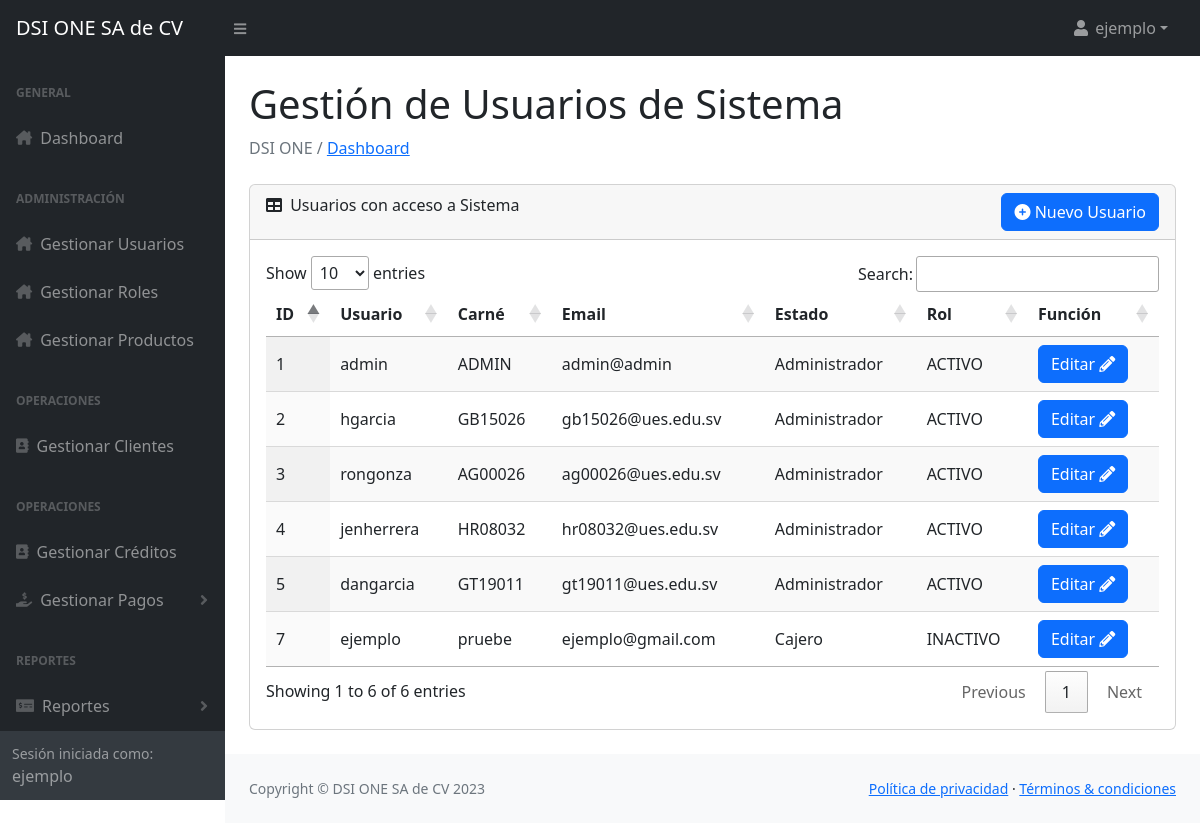
/Vista/admin_usuarios.php (signed in), run on the app's committed database.
### tables this page shows
CREATE TABLE `usuarios_dsi` (
  `id` int(11) NOT NULL,
  `username` varchar(15) NOT NULL,
  `password` varchar(25) NOT NULL,
  `carne` varchar(10) NOT NULL,
  `email` varchar(25) NOT NULL,
  `codigo_recuperacion` varchar(6) DEFAULT NULL,
  `estado` enum('ACTIVO','INACTIVO') NOT NULL DEFAULT 'ACTIVO',
  `rol` varchar(255) NOT NULL
);

### Vista/admin_usuarios.php (the view, shortened to what this page needs)
<?php include '../Controlador/sesion.php';
?>
<head>
    <?php include '../Modelo/o_head.php'; ?>
</head>
<body class="sb-nav-fixed">
    <?php include '../Modelo/o_menu.php'; ?>
    <div id="layoutSidenav_content">
        <main>
            <div class="container-fluid px-4">
                <h1 class="mt-4">Gestión de Usuarios de Sistema</h1>
                <ol class="breadcrumb mb-4">
                    <li class="breadcrumb-item active"> DSI ONE / <a href="../Vista/home.php"> Dashboard </a></li>
                </ol>
                <div class="card mb-4">
                    <div class="card-header">
                        <i class="fas fa-table me-1"></i>
                        Usuarios con acceso a Sistema
                        <div style="float: right;">
                            <button class="btn btn-primary" data-bs-toggle="modal" data-bs-target="#addUsuarioModal"><i class="fa-solid fa-circle-plus"></i> Nuevo Usuario</button>
                        </div>
                    </div>
                    <div class="card-body">
                        <table id="datatablesSimple" class="display">
                            <thead>
                                <tr>
                                    <th>ID</th>
                                    <th>Usuario</th>
                                    <th>Carné</th>
                                    <th>Email</th>
                                    <th>Estado</th>
                                    <th>Rol</th>
                                    <th>Función</th>
                                </tr>
                            </thead>
                            <tbody>
                                <?php
                                $query = "SELECT * FROM usuarios_dsi";
                                $result = $conn->query($query);
                                if ($result->num_rows > 0) {
                                    while ($row = $result->fetch_assoc()) {
                                        echo "<tr>";
                                        echo "<td>" . $row['id'] . "</td>";
                                        echo "<td>" . $row['username'] . "</td>";
                                        echo "<td>" . $row['carne'] . "</td>";
                                        echo "<td>" . $row['email'] . "</td>";
                                        echo "<td>" . $row['rol'] . "</td>";
                                        echo "<td>" . $row['estado'] . "</td>";
                                        echo '<td>
                                                <button class="btn btn-primary" onclick="cargarDatosUsuario(' . $row['id'] . ')" data-bs-toggle="modal" data-bs-target="#editUsuarioModal">Editar <i class="fas fa-pencil-alt" style="color: white;"></i></button>
                                            </td>';
                                        echo "</tr>";
                                    }
                                } else {
                                    echo "<tr><td colspan='7'>No se encontraron registros en la tabla usuarios_dsi.</td></tr>";
                                }
                                ?>
                            </tbody>
                        </table>
                    </div>
                </div>
            </div>
        </main>
        <?php include '../Modelo/o_scrips_generales.php'; ?>
</body>
</html>

### data on the page
usuarios_dsi: id "1", username "admin", carne "ADMIN", email "admin@admin", rol "Administrador", estado "ACTIVO"
usuarios_dsi: id "2", username "hgarcia", carne "GB15026", email "gb15026@ues.edu.sv", rol "Administrador", estado "ACTIVO"
usuarios_dsi: id "3", username "rongonza", carne "AG00026", email "ag00026@ues.edu.sv", rol "Administrador", estado "ACTIVO"
usuarios_dsi: id "4", username "jenherrera", carne "HR08032", email "hr08032@ues.edu.sv", rol "Administrador", estado "ACTIVO"
usuarios_dsi: id "5", username "dangarcia", carne "GT19011", email "gt19011@ues.edu.sv", rol "Administrador", estado "ACTIVO"
usuarios_dsi: id "7", username "ejemplo", carne "pruebe", email "ejemplo@gmail.com", rol "Cajero", estado "INACTIVO"

### other printed values
$_SESSION['username'] "ejemplo"
